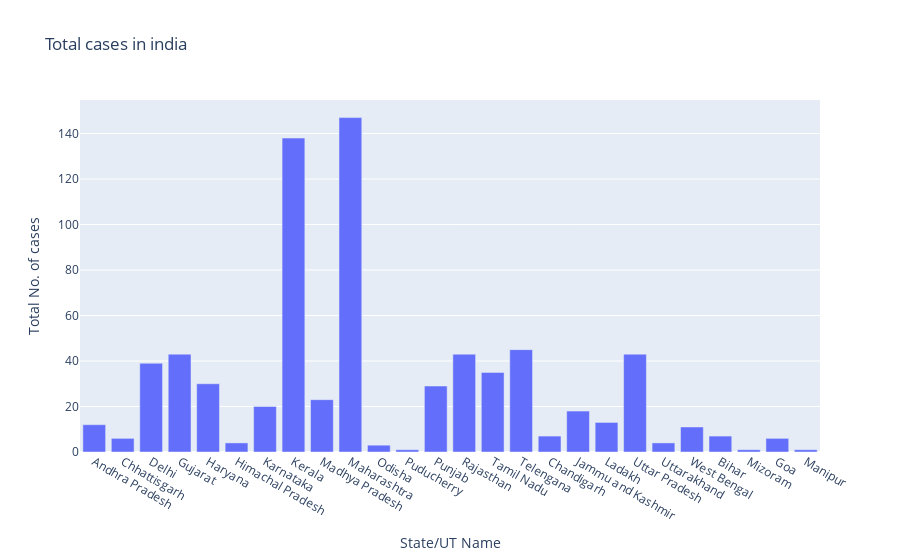

Notebook code cell kept with this figure:
### Markdown cell above
### Using plotly

### Code cell
fig = go.Figure()
fig.add_traces(go.Bar(x=df['State/UT Name'], y=df['Total No. of cases']))
fig.update_layout(title='Total cases in india', xaxis=dict(title='State/UT Name'), yaxis=dict(title='Total No. of cases'))

### Figure 1 — Plotly figure (JSON) as saved in the notebook; plotly's stock layout.template omitted (floating-point values rounded to 4 significant figures)
{"data": [{"type": "bar", "x": ["Andhra Pradesh", "Chhattisgarh", "Delhi", "Gujarat", "Haryana", "Himachal Pradesh", "Karnataka", "Kerala", "Madhya Pradesh", "Maharashtra", "Odisha", "Puducherry", "Punjab", "Rajasthan", "Tamil Nadu", "Telengana", "Chandigarh", "Jammu and Kashmir", "Ladakh", "Uttar Pradesh", "Uttarakhand", "West Bengal", "Bihar", "Mizoram", "Goa", "Manipur"], "y": [12, 6, 39, 43, 30, 4, 20, 138, 23, 147, 3, 1, 29, 43, 35, 45, 7, 18, 13, 43, 4, 11, 7, 1, 6, 1]}], "layout": {"title": {"text": "Total cases in india"}, "xaxis": {"title": {"text": "State/UT Name"}}, "yaxis": {"title": {"text": "Total No. of cases"}}}}
